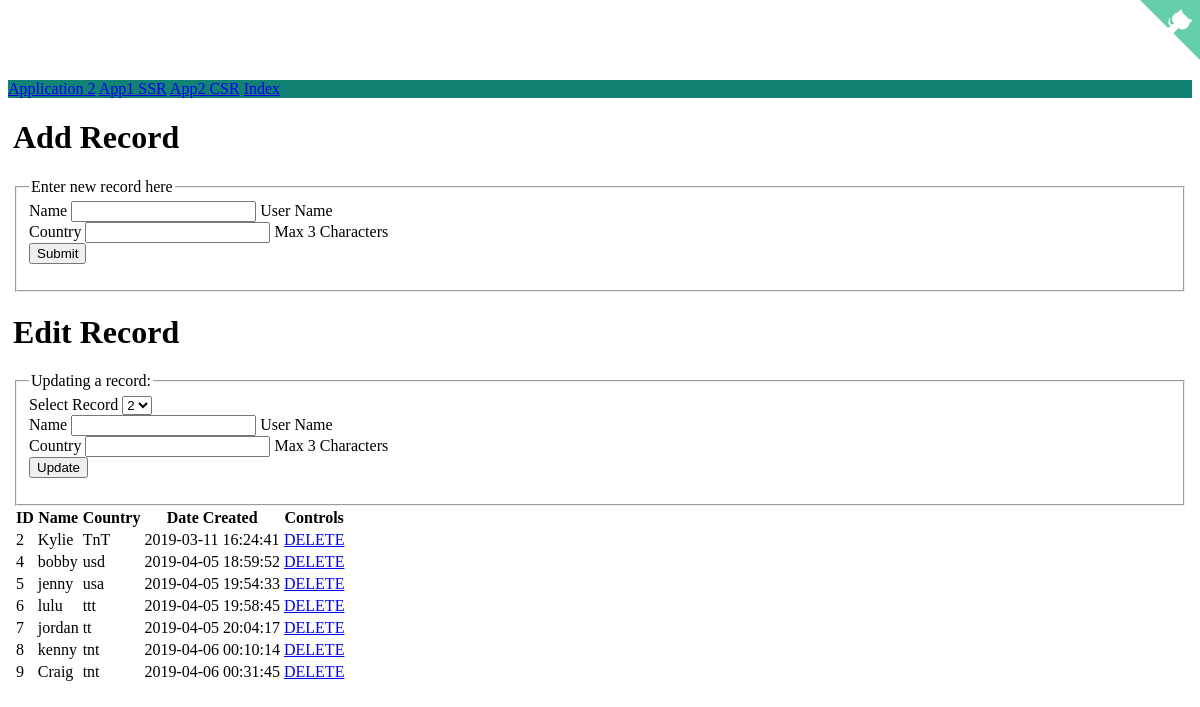
The page /app1 on the database as committed earlier.
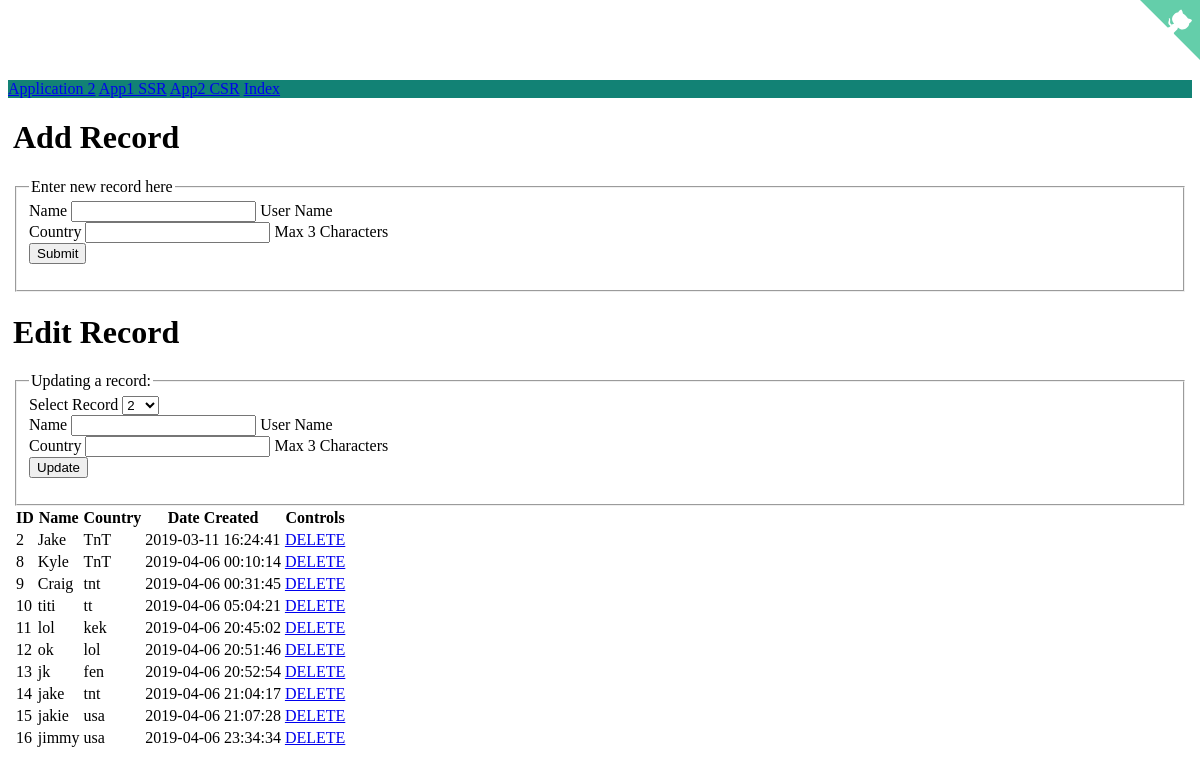
The same page on the database as committed later.
### main.py (models this page shows, shortened)
class Person(db.Model):
    __tablename__ = 'persons'
    id = Column(Integer, primary_key=True, autoincrement="auto")
    name = Column(String(50), unique=True)
    date_created = Column(DateTime(), server_default=func.now())
    country = Column(String(3), default='TnT')
    def toDict(self):
        return {
            'id': self.id,
            'name': self.name,
            'date_created': self.date_created,
            'country': self.country
        }

### main.py (the view)
@app.route('/app1')
def app1():
    records = Person.query.all()
    records = list(map(lambda object: object.toDict(), records))
    response = jsonify(records)
    return render_template("app1.html", person=None, records=records, host=host)

### templates/app1.html (shortened to what the changed rows need)
<html lang="en">
    <head>
        <link rel="stylesheet" href="https://unpkg.com/bootstrap-material-design@4.1.1/dist/css/bootstrap-material-design.min.css">
    </head>
    <body>
        <div class="container">
            <div class="row">
                <div class="col-sm-4">
                        <div class="row">
                            <div>
                                <h1>Add Record</h1>
                            </div>
                        </div>
                        <div class="row">
                            <h1>Edit Record</h1>
                        </div>
                </div>
                <div class="col-sm-8">
                    <table class="table table-striped table-hover">
                        <thead class="thead-dark">
                            <tr>
                                <th>ID</th><th>Name</th><th>Country</th><th>Date Created</th><th>Controls</th>
                            </tr>
                        </thead>
                        <tbody>
                            {% for user in records %}
                            <tr>
                                <td>{{user.id}}</td>
                                <td>{{user.name}}</td>
                                <td>{{user.country}}</td>
                                <td>{{user.date_created}}</td>
                                <td>
                                    <a class="btn btn-primary" href="/persons/delete/{{user.id}}">DELETE</a>
                                </td>
                            </tr>
                            {% endfor %}
                        </tbody>
                    </table>
                </div>
            </div>
        </div>
    </body>
</html>

Rows that differ between the two databases and show on the page:
removed Person: id "4", name "bobby", country "usd", date_created "2019-04-05 18:59:52"
removed Person: id "5", name "jenny", country "usa", date_created "2019-04-05 19:54:33"
removed Person: id "6", name "lulu", country "ttt", date_created "2019-04-05 19:58:45"
removed Person: id "7", name "jordan", country "tt", date_created "2019-04-05 20:04:17"
changed Person id 2: name "Kylie" → "Jake"
changed Person id 8: name "kenny" → "Kyle"; country "tnt" → "TnT"
added Person: id "10", name "titi", country "tt", date_created "2019-04-06 05:04:21"
added Person: id "11", name "lol", country "kek", date_created "2019-04-06 20:45:02"
added Person: id "12", name "ok", country "lol", date_created "2019-04-06 20:51:46"
added Person: id "13", name "jk", country "fen", date_created "2019-04-06 20:52:54"
added Person: id "14", name "jake", country "tnt", date_created "2019-04-06 21:04:17"
added Person: id "15", name "jakie", country "usa", date_created "2019-04-06 21:07:28"
added Person: id "16", name "jimmy", country "usa", date_created "2019-04-06 23:34:34"
